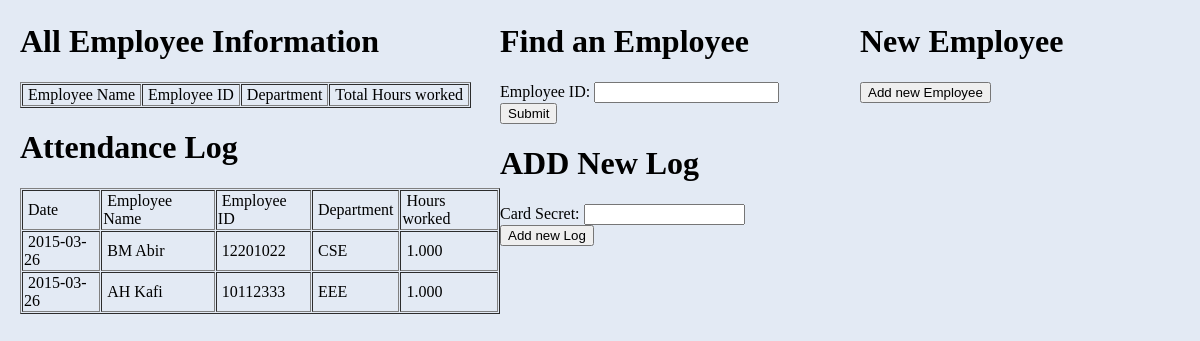
Before: / with the older database file.
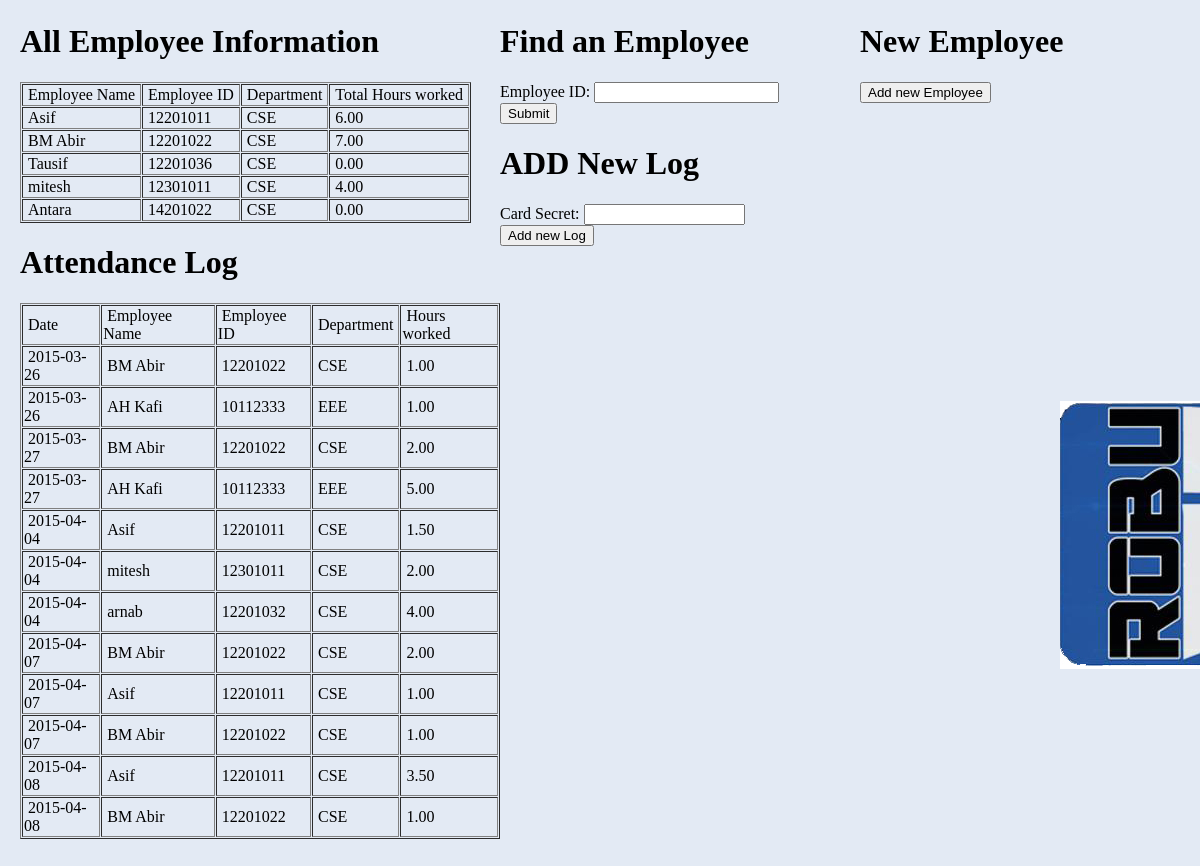
After: the same page with the newer database file.
### tables this page shows
CREATE TABLE IF NOT EXISTS `Office` (
  `Hour` float(30,2) unsigned NOT NULL DEFAULT '0.00' COMMENT 'hour calculated from the log',
  `O.ID` int(11) NOT NULL AUTO_INCREMENT,
  `Date` date NOT NULL COMMENT 'Date of current Attendance',
  `E.ID` varchar(8) NOT NULL COMMENT 'Foreign key from Employee',
  PRIMARY KEY (`O.ID`),
  KEY `E.ID` (`E.ID`)
);

CREATE TABLE IF NOT EXISTS `Employee` (
  `E.Name` varchar(50) NOT NULL,
  `E.ID` varchar(8) NOT NULL COMMENT 'user generated , primary key',
  `Address` varchar(100) DEFAULT NULL,
  `Hours Worked` float(30,2) unsigned NOT NULL DEFAULT '0.00' COMMENT 'summation of hours worked from the hour attribute in the Office for a single employee',
  `Salary` float(30,2) unsigned NOT NULL DEFAULT '0.00' COMMENT 'calculated from the hour worked in this table',
  `C.ID` int(11) DEFAULT NULL COMMENT 'Foreign key from Card',
  `D.ID` int(11) DEFAULT NULL COMMENT 'Foreign key from Department',
  `Cell Phone` int(15) unsigned NOT NULL,
  `Email` varchar(50) DEFAULT NULL,
  PRIMARY KEY (`E.ID`),
  KEY `C.ID` (`C.ID`),
  KEY `D.ID` (`D.ID`)
);

CREATE TABLE IF NOT EXISTS `Department` (
  `D.ID` int(11) NOT NULL AUTO_INCREMENT COMMENT 'primary key, increments autmatically',
  `D Name` varchar(20) NOT NULL,
  PRIMARY KEY (`D.ID`)
);

### index.php (the view, shortened to what this page needs)
<?php
	$link=Connection();
	$AttResult=mysql_query("SELECT `O.ID`,`Hour` , `Date` , `E.Name` , `Office`.`E.ID` , `D Name` FROM `Office` JOIN `Employee` ON `Office`.`E.ID` = `Employee`.`E.ID` JOIN `Department` ON `Employee`.`D.ID` = `Department`.`D.ID` ORDER BY `Date` ",$link );
?>
<html>
   <head>
      <link type="text/css" rel="stylesheet" href="style.css">
   </head>
<body>
<div id="pencil-container">
	<div  style="position: relative; float:right; width:60%;">
		<div style="float:left; width:50%;">
		<h1>Find an Employee </h1>
		   <form action="employee.php" method="post">
			Employee ID: <input type="text" name="ID"><br>
			<input type="submit">
		   </form>
		<h1>ADD New Log</h1>
		  <form action="log.php" method="post">
		  	Card Secret: <input type="text" name="secret1" size="17"><br>
		   	<input type="submit" value="Add new Log">
		  </form>
   		</div>
		<div style="float:right; width:50%;">
		   <h1>New Employee</h1>
			<form action="form.php" method="link">
			<input type="submit" value="Add new Employee">
			</form>
		</div>
	</div>
	<div style="float:left; width:40%;">
	<p>
		<h1>All Employee Information</h1>
		<table border="1" cellspacing="1" cellpadding="1">
				<tr>
					<td>&nbsp;Employee Name&nbsp;</td>
					<td>&nbsp;Employee ID&nbsp;</td>
					<td>&nbsp;Department&nbsp;</td>
					<td>&nbsp;Total Hours worked&nbsp;</td>
				</tr>
				<?php
					$res1=mysql_query("SELECT `Employee`.`Email`,`Employee`.`Cell Phone`, `Employee`.`Address`, `Employee`.`E.Name`, `Employee`.`E.ID`,`Employee`.`Salary`,`Department`.`D Name` ,`Employee`.`Hours Worked` FROM `Employee`,`Card`,`Department` WHERE `Employee`.`C.ID`=`Card`.`C.ID` AND `Employee`.`D.ID`=`Department`.`D.ID`");
					if($res1!=FALSE){
						while($row=mysql_fetch_array($res1)){
							printf("<tr><td> &nbsp;%s&nbsp; </td><td> &nbsp;%s&nbsp; </td><td> &nbsp;%s&nbsp</td><td>&nbsp;%s&nbsp; </td></tr>",
				           		$row["E.Name"], $row["E.ID"], $row["D Name"], $row["Hours Worked"]);
						}
					}
				?>
		</table>
	</p>
   	<h1>Attendance Log</h1>
		<table border="1" cellspacing="1" cellpadding="1">
			<tr>
				<td>&nbsp;Date&nbsp;</td>
				<td>&nbsp;Employee Name&nbsp;</td>
				<td>&nbsp;Employee ID&nbsp;</td>
				<td>&nbsp;Department&nbsp;</td>
				<td>&nbsp;Hours worked&nbsp;</td>
			</tr>
			<?php
				if($AttResult!=FALSE){
					while($row=mysql_fetch_array($AttResult)){
						printf("<tr><td> &nbsp;%s </td><td> &nbsp;%s&nbsp; </td><td> &nbsp;%s&nbsp; </td><td> &nbsp;%s&nbsp</td><td>&nbsp;%s&nbsp; </td></tr>",
			           $row["Date"], $row["E.Name"], $row["E.ID"], $row["D Name"], $row["Hour"]);
					}
				}
			?>
		</table>
	</div>
</div>
</body>
</html>

### style.css (style rules this page uses)
body, html { width: 100%; height: 100%; margin: 1 10; padding: 0; overflow-x: hidden; }
body { min-height: 8000px; background-image: url("robu.jpg"); background-color: #e3eaf4;background-repeat: no-repeat; background-position: 1050 400px; }

Changed rows visible on the page:
added employee: Name "Asif", ID "12201011", value "CSE", Hours Worked "6.00"
now on this page (row edited): employee: Name "BM Abir", ID "12201022", value "CSE", Hours Worked "7.00"
added employee: Name "Tausif", ID "12201036", value "CSE", Hours Worked "0.00"
added employee: Name "mitesh", ID "12301011", value "CSE", Hours Worked "4.00"
added employee: Name "Antara", ID "14201022", value "CSE", Hours Worked "0.00"
computed for office (number 1 of 12 on the later page): Hour "1.000" → "1.00"
computed for office (number 2 of 12 on the later page): Hour "1.000" → "1.00"
added office: Date "2015-03-27", Name "BM Abir", ID "12201022", department.D Name "CSE", Hour "2.00"
added office: Date "2015-03-27", Name "AH Kafi", ID "10112333", department.D Name "EEE", Hour "5.00"
added office: Date "2015-04-04", Name "Asif", ID "12201011", department.D Name "CSE", Hour "1.50"
added office: Date "2015-04-04", Name "mitesh", ID "12301011", department.D Name "CSE", Hour "2.00"
added office: Date "2015-04-04", Name "arnab", ID "12201032", department.D Name "CSE", Hour "4.00"
added office: Date "2015-04-07", Name "BM Abir", ID "12201022", department.D Name "CSE", Hour "2.00"
added office: Date "2015-04-07", Name "Asif", ID "12201011", department.D Name "CSE", Hour "1.00"
added office: Date "2015-04-07", Name "BM Abir", ID "12201022", department.D Name "CSE", Hour "1.00"
added office: Date "2015-04-08", Name "Asif", ID "12201011", department.D Name "CSE", Hour "3.50"
added office: Date "2015-04-08", Name "BM Abir", ID "12201022", department.D Name "CSE", Hour "1.00"
